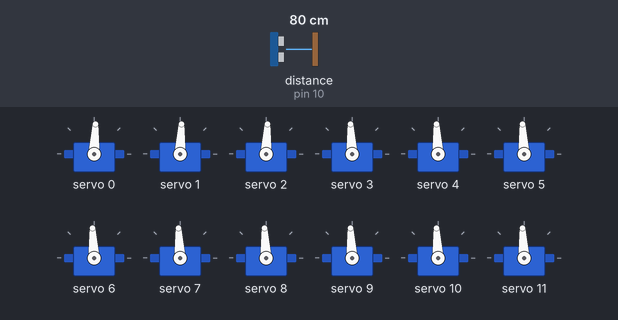
The sketch below on a simulated Arduino Uno, built with avr-gcc and run on an emulated ATmega328P. Parts: 12 × servo. Wiring (inferred from the names in the program): ultrasonic range finder: trigger pin 9; echo pin 10; servo: signal pin 4. The inputs (shaded band) are chosen by the test bench; at power-on: distance to the obstacle (sensor on pin 10) 80 cm. The echo pulse lasts 58.3 µs per cm; the ROS host is connected and sends only what is stated; servo pulses on a pin are drawn as a servo (544–2400 µs = 0–180°).

Above: at 1.24 s.
1.3 s: distance to the obstacle (sensor on pin 10) set to 13 cm
At 1.47 s:
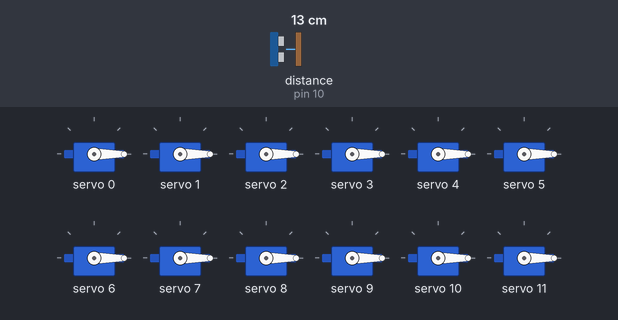
4.3 s: distance to the obstacle (sensor on pin 10) set to 2 cm
At 4.63 s:
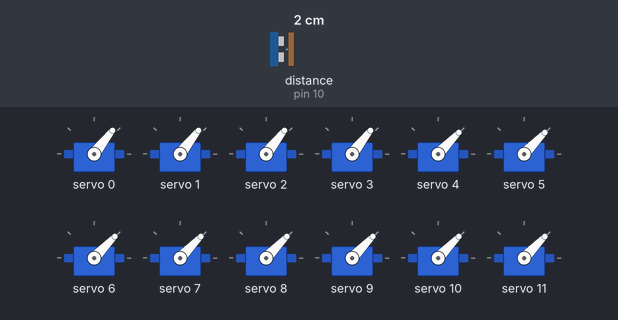
7.3 s: distance to the obstacle (sensor on pin 10) set to 4 cm
At 7.48 s:
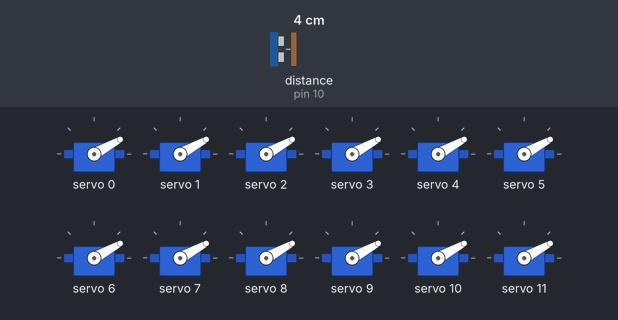
10.3 s: distance to the obstacle (sensor on pin 10) set to 9 cm
Timing chart, 0 to 13.0 s (numbered marks = the images above; inputs shaded):
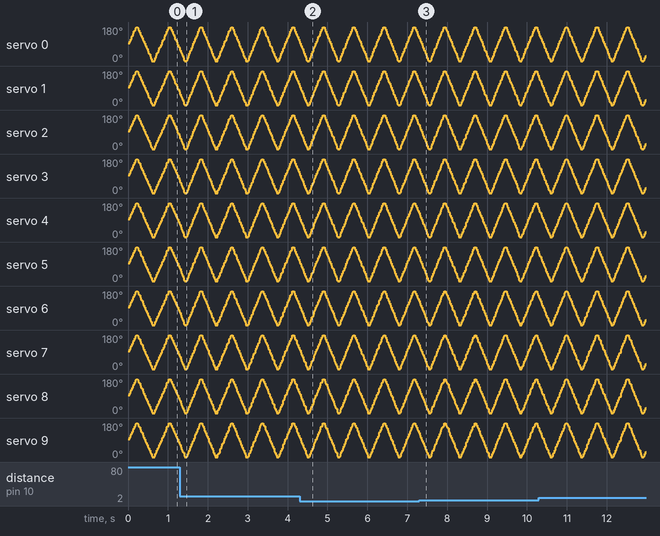

The sketch:

SonicSensorPlusServosROS.ino
```cpp
// Author Treggon Owens 4/1/2025 ish
// This code is for arduino, compiled on Mega and Uno
// Tested for ROS Noetic using serial USB connection

// It does the following stuff:
// 1) Reads ultrasonic sensor
// 2) Sets servo levels on a 16 channel servo module
// 3) Allows for ROS communication

// NOTES:
// This was to allow a cliff detector (sonic) and
// servo control for an RC robot to be controlled under ROS
// the old servo controller only had 2 channels

// Ros includes
#include <ros.h>
#include <ros/time.h>
#include <sensor_msgs/Range.h>
#include <std_msgs/UInt16.h>
#include <std_msgs/String.h>

// 16 channel PWM driver
#include <Adafruit_PWMServoDriver.h>
#include <Wire.h>

// Pin Definitions
// These are for the sonic sensors
#define TRIGGER_PIN 9
#define PWM_OUTPUT_PIN 10

// This is the pin that arms the servo module
// OE from diagram Output Enable pin.
// This is an optional pin that can be used to disable all PWM outputs when pulled low.
#define ARM_SERVO_PIN 4

// SDA = pin 4 from diagram
// SCL = pin 5 from diagram
// https://learn.adafruit.com/16-channel-pwm-servo-driver/hooking-it-up

// PWM ultrasonics calculation variables

float distance;   // distance calculated from duration
long range_time;  // used to wait 50ms between ranges

// Name of the ultrasound frame
char ultrasoundframeid[] = "/ultrasound";
char armbuttonframeid[] = "/armbutton";
char servo0frameid[] = "/servo0";

// ROS declarations and messages
ros::NodeHandle nh;
std_msgs::String button_msg;
std_msgs::UInt16 servo0_msg;
sensor_msgs::Range range_msg;
ros::Publisher pub_range(ultrasoundframeid, &range_msg);
ros::Publisher pub_armbutton(armbuttonframeid, &button_msg);
ros::Publisher pub_servo0(servo0frameid, &servo0_msg);

// Servos
// This maintains the servo's desired state
int servoDriveArray[16];

// This maintains the servo's current drive state
int servoStateArray[16];

// called this way, it uses the default address 0x40
Adafruit_PWMServoDriver pwm = Adafruit_PWMServoDriver();

// Depending on your servo make, the pulse width min and max may vary, you
// want these to be as small/large as possible without hitting the hard stop
// for max range. You'll have to tweak them as necessary to match the servos you
// have!
#define USMIN 450   // This is the rounded 'minimum' microsecond length based on the minimum pulse of 150
#define USMAX 2450  // This is the rounded 'maximum' microsecond length based on the maximum pulse of 600

#define SERVO_FREQ 60  // Analog servos run at ~50 Hz updates
#define SERVO_MIDPOINT 1500

#define DELTA_FREQ 60

// our servo # counter
uint8_t servonum = 0;
uint16_t microsec = SERVO_MIDPOINT;
uint16_t del = 1 / DELTA_FREQ + 1;
int direction = 1;

// Arms the PWM module OE pin
void setArmedPWM() {
  digitalWrite(ARM_SERVO_PIN, HIGH);
}

// Dis-Arms the PWM modle OE pin
void setDisarmedPWM() {
  digitalWrite(ARM_SERVO_PIN, LOW);
}

// this function returns the range from the ultrasound in mm
float getRange_Ultrasound() {
  long duration;  // PWM duration measured from sonic sensor
  // The sensor is triggered by a falling edge of a HIGH pulse that
  // is more than 60 microseconds in duration.
  // Give a short LOW pulse beforehand to ensure a clean HIGH pulse:
  digitalWrite(TRIGGER_PIN, LOW);
  delayMicroseconds(5);
  digitalWrite(TRIGGER_PIN, HIGH);
  delayMicroseconds(100);
  digitalWrite(TRIGGER_PIN, LOW);

  // Read the signal from the sensor: a HIGH pulse whose
  // duration is the time (in microseconds) from the sending
  // of the ping to the reception of its echo off of an object.
  // If no object detected, fixed pulse width of 35ms is sent
  // by the sensor.
  pinMode(PWM_OUTPUT_PIN, INPUT);
  duration = pulseIn(PWM_OUTPUT_PIN, HIGH);

  // Convert the pulse width duration into a distance
  float localdistance = duration;

  // Gives the distance in mm
  localdistance = localdistance * 10 / 58;

  return localdistance;
}
void setPinModes() {

  // Setup the two pins for measuring distance

  // One pin triggers the measurement
  pinMode(TRIGGER_PIN, OUTPUT);

  // Other pin is used to measure PWM timing after trigger
  pinMode(PWM_OUTPUT_PIN, INPUT);

  // Armed servo pin
  pinMode(ARM_SERVO_PIN, OUTPUT);
}

// method to setup all the ROS node information
void setNodeHandler() {
  // Setup ros node handler and publishers
  nh.initNode();
  // Sonic range
  nh.advertise(pub_range);
  // button to 'arm' the servo controller
  nh.advertise(pub_armbutton);
  // single servo's PWM
  nh.advertise(pub_servo0);
}
void setAllServosMidpoint() {

  for (int servonumber = 0; servonumber < 16; servonumber++) {
    servoDriveArray[servonumber] = SERVO_MIDPOINT;
    servoStateArray[servonumber] = SERVO_MIDPOINT;
    pwm.writeMicroseconds(servonumber, SERVO_MIDPOINT);
  }
}
void setPWMDefaults() {
  pwm.begin();
  /*
   * In theory the internal oscillator (clock) is 25MHz but it really isn't
   * that precise. You can 'calibrate' this by tweaking this number until
   * you get the PWM update frequency you're expecting!
   * The int.osc. for the PCA9685 chip is a range between about 23-27MHz and
   * is used for calculating things like writeMicroseconds()
   * Analog servos run at ~50 Hz updates, It is importaint to use an
   * oscilloscope in setting the int.osc frequency for the I2C PCA9685 chip.
   * 1) Attach the oscilloscope to one of the PWM signal pins and ground on
   *    the I2C PCA9685 chip you are setting the value for.
   * 2) Adjust setOscillatorFrequency() until the PWM update frequency is the
   *    expected value (50Hz for most ESCs)
   * Setting the value here is specific to each individual I2C PCA9685 chip and
   * affects the calculations for the PWM update frequency.
   * Failure to correctly set the int.osc value will cause unexpected PWM results
   */
  pwm.setOscillatorFrequency(27000000);

  pwm.setPWMFreq(SERVO_FREQ);  // Analog servos run at ~50 Hz updates

  // disarm the PWM unit via OE
  setDisarmedPWM();
  setAllServosMidpoint();
}

void setup() {

  // Get the pins working right
  setPinModes();

  // ROS Setup
  setNodeHandler();

  // Set the Sonic Sensor's message defaults
  setDefaultRangeMessage();

  // Setup the 16 channel PWM module for I2C comms
  setPWMDefaults();
}

// this function sets up the ultrasonic's range message
// with default values and ranges from the sensor
// the sensor reads between 3cm and 4M, reliably
void setDefaultRangeMessage() {
  range_msg.radiation_type = sensor_msgs::Range::ULTRASOUND;
  range_msg.header.frame_id = ultrasoundframeid;
  range_msg.field_of_view = 0.1;  // fake
  range_msg.min_range = 35.0;
  range_msg.max_range = 3500.0;
}

// Set the range message to the current distance
void setRangeMessage() {

  //publish the adc value every 50 milliseconds
  //since it takes that long for the sensor to stablize
  if (millis() >= range_time) {
    // Get the range after the 50 ms
    distance = getRange_Ultrasound();
    range_msg.range = distance;
    range_msg.header.stamp = nh.now();
    pub_range.publish(&range_msg);
    range_time = millis() + 50;
  }
}

void setalltomicrosec(uint16_t usec) {

  for (int servonumber = 0; servonumber < 16; servonumber++) {
    servoDriveArray[servonumber] = microsec;
    servoStateArray[servonumber] = microsec;
    pwm.writeMicroseconds(servonumber, usec);
  }
}

bool checkservochange() {

  bool returnbool = false;

  for (int servonumber = 0; servonumber < 16; servonumber++) {
    if( servoDriveArray[servonumber] != servoStateArray[servonumber])
    {
      returnbool = true;
    }
  }
}

void domicroseclogic() {
  if (microsec > USMAX) {
    direction = -1;
    //setallservomidpoint();
  } else if (microsec < USMIN) {
    direction = 1;
  }

  if (direction > 0) {
    microsec = microsec + (DELTA_FREQ);
  } else {
    microsec = microsec - (DELTA_FREQ);
  }
}

// This handles if there were servo changes detected
bool changesdetected = false;

// This handles the arming state of the robot's servos
bool armed = false;

// Main Loop here
// Process
// 0) Arming and safety handler
// 1) See if we were told to go to new servo levels
// Do that
// 2) Check Sonic Sensors
// Do that
// 3) Arming state logic
// 4) ROS handler and spinonce

bool handlesafety()
{

}

// Main loop for program, get ranges and sets servo levels
void loop() {

  setalltomicrosec(microsec);
  domicroseclogic();
  setRangeMessage();
  nh.spinOnce();
}
```
